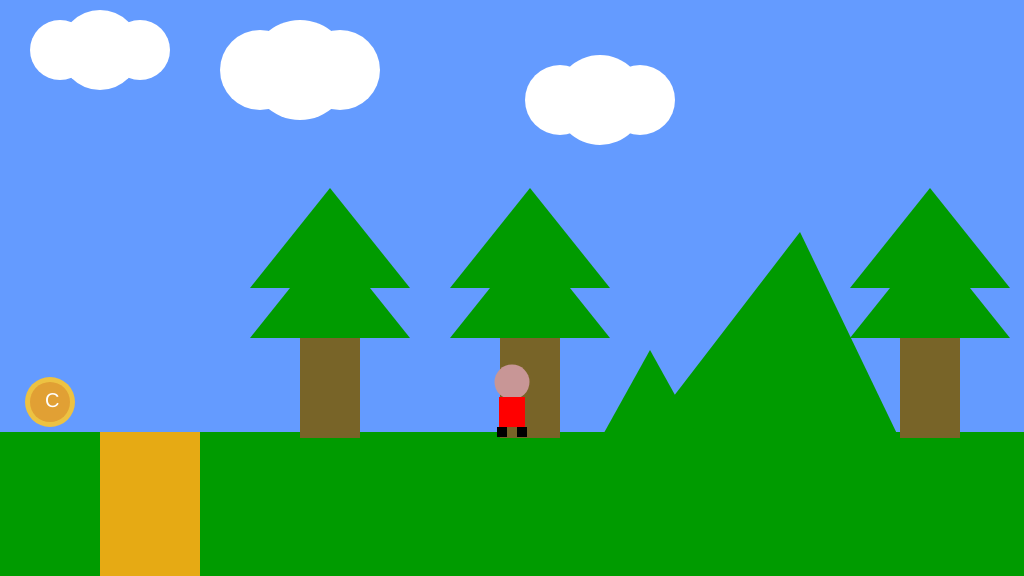
Frame 1 (no input)
Frame 60 (no input): identical to frame 1, image omitted
Frame 120 (the mouse pressed at the canvas centre since frame 60): identical to frame 1, image omitted

The p5.js sketch that drew this single still picture (run headless with seeded random() and noise() and a simulated clock; from frame 60 on, the mouse is pressed at the canvas centre):

// p5.js sketch
// ── sketch.js
/*The game project part 5 - Multiple Interactables
 */

// var gameChar_x;
// var gameChar_y;
// var floorPos_y;

// var isLeft;
// var isRight;
// var isPlummeting;
// var isFalling;

// var collectable;
// var trees_x;
// var treePos_y;
// var clouds;
// var canyon;

// var cameraPosX;

var collectable = [];

function setup() {
  createCanvas(1024, 576);
  floorPos_y = (height * 3) / 4;
  gameChar_x = width / 2;
  gameChar_y = floorPos_y;

  isLeft = false;
  isRight = false;
  isFalling = false;
  isPlummeting = false;

  collectable = {
    x_pos: 50,
    y_pos: floorPos_y - 30,
    size: 50,
    isFound: false,
  };

  canyon = { x_pos: 100, width: 100 };

  trees_x = [300, 500, 900, 1150];
  treePos_y = height / 2;

  clouds = [
    { x_pos: 100, y_pos: 100, width: 50 },
    { x_pos: 300, y_pos: 120, width: 70 },
    { x_pos: 600, y_pos: 150, width: 60 },
  ];

  mountains = [
    { x_pos: -400, y_pos: 100 },
    { x_pos: 500, y_pos: 100 },
    { x_pos: 1000, y_pos: 100 },
  ];

  cameraPosX = 0;
}

function draw() {
  // Update camera position
  cameraPosX = gameChar_x - width / 2;

  ///////////DRAWING CODE//////////

  background(100, 155, 255); //fill the sky blue

  noStroke();
  fill(0, 155, 0);
  rect(0, floorPos_y, width, height - floorPos_y); //draw some green ground

  push();
  translate(-cameraPosX, 0);

  // Draw Clouds
  drawClouds();

  // Draw Trees
  drawTrees();

  // Draw the canyon

  drawCanyon(canyon);

  //   // Mountain Loop

  drawMountains();

  // Draw the collectable
  drawCollectable(collectable);

  pop();

  // Draw the game character
  if (isLeft && isFalling) {
    // add your jumping-left code
  } else if (isRight && isFalling) {
    // add your jumping-right code
  } else if (isLeft) {
    // add your walking left code
    drawGameCharLeft();
  } else if (isRight) {
    // add your walking right code
    drawGameCharRight();
  } else if (isFalling || isPlummeting) {
    // add your jumping facing forwards code
    drawGameCharJumping();
  } else {
    // add your standing front facing code
    drawGameCharStanding();
  }

  // Interaction code
  if (isLeft) {
    gameChar_x -= 5;
  }

  if (isRight) {
    gameChar_x += 5;
  }

  if (gameChar_y < floorPos_y) {
    gameChar_y += 5;
    isFalling = true;
  } else {
    isFalling = false;
  }

  // Check if character falls into the canyon

  if (gameChar_x <= 362 && gameChar_x >= 322 && gameChar_y >= floorPos_y) {
    isPlummeting = true;
  }

  if (isPlummeting) {
    gameChar_y += 10;
  }

  // Check if collectable is found
  if (
    dist(gameChar_x, gameChar_y, collectable.x_pos, collectable.y_pos) < 265
  ) {
    collectable.isFound = true;
  }
}

function drawGameCharLeft() {
  // The head
  fill(200, 150, 150);
  ellipse(gameChar_x, gameChar_y - 50, 25);

  // The body
  fill(255, 0, 0);
  rect(gameChar_x - 9, gameChar_y - 38, 18, 30);

  // The Legs
  fill(0);
  rect(gameChar_x - 5, gameChar_y - 7, 10, 10);

  // The arms
  fill(200, 150, 150);
  rect(gameChar_x - 12, gameChar_y - 30, 10, 10);
}

function drawGameCharRight() {
  // The head
  fill(200, 150, 150);
  ellipse(gameChar_x, gameChar_y - 50, 25);

  // The body
  fill(255, 0, 0);
  rect(gameChar_x - 9, gameChar_y - 38, 18, 30);

  // The Legs
  fill(0);
  rect(gameChar_x - 5, gameChar_y - 7, 10, 10);

  // The arms
  fill(200, 150, 150);
  rect(gameChar_x + 4, gameChar_y - 30, 10, 10);
}

function drawGameCharJumping() {
  // The head
  fill(200, 150, 150);
  ellipse(gameChar_x, gameChar_y - 50, 35);

  // The body
  fill(255, 0, 0);
  rect(gameChar_x - 13, gameChar_y - 35, 26, 30);

  // The Legs
  fill(0);
  rect(gameChar_x - 15, gameChar_y - 5, 10, 10);
  rect(gameChar_x + 5, gameChar_y - 5, 10, 10);

  // The arms
  fill(200, 150, 150);
  rect(gameChar_x + 12, gameChar_y - 30, 10, 10);
  rect(gameChar_x - 22, gameChar_y - 30, 10, 10);
}

function drawGameCharStanding() {
  // The head
  fill(200, 150, 150);
  ellipse(gameChar_x, gameChar_y - 50, 35);

  // The body
  fill(255, 0, 0);
  rect(gameChar_x - 13, gameChar_y - 35, 26, 30);

  // The Legs
  fill(0);
  rect(gameChar_x - 15, gameChar_y - 5, 10, 10);
  rect(gameChar_x + 5, gameChar_y - 5, 10, 10);
}

function keyPressed() {
  if (!isPlummeting) {
    if (keyCode == 37) {
      isLeft = true;
    } else if (keyCode == 39) {
      isRight = true;
    }
    // Prevent the character from double jumping
    else if (keyCode == 87 || keyCode == 38 || keyCode == 32) {
      if (!isFalling && !isPlummeting) {
        gameChar_y -= 100;
      }
    }
  }
}

function keyReleased() {
  if (keyCode == 37) {
    isLeft = false;
  } else if (keyCode == 39) {
    // console.log("Right Arrow");
    isRight = false;
  }
}

function drawClouds() {
  for (var i = 0; i < clouds.length; i++) {
    fill(255, 255, 255);
    ellipse(
      clouds[i].x_pos,
      clouds[i].y_pos - 50,
      clouds[i].width + 30,
      clouds[i].width + 30
    );
    ellipse(
      clouds[i].x_pos - 40,
      clouds[i].y_pos - 50,
      clouds[i].width + 10,
      clouds[i].width + 10
    );
    ellipse(
      clouds[i].x_pos + 40,
      clouds[i].y_pos - 50,
      clouds[i].width + 10,
      clouds[i].width + 10
    );
  }
}

function drawMountains() {
  for (var i = 0; i < mountains.length; i++) {
    fill(0, 155, 0);
    triangle(
      mountains[i].x_pos + 400,
      mountains[i].y_pos + 340,
      mountains[i].x_pos + 300,
      mountains[i].y_pos + 132,
      mountains[i].x_pos + 140,
      mountains[i].y_pos + 340
    );

    triangle(
      mountains[i].x_pos + 200,
      mountains[i].y_pos + 340,
      mountains[i].x_pos + 150,
      mountains[i].y_pos + 250,
      mountains[i].x_pos + 100,
      mountains[i].y_pos + 340
    );
  }
}

function drawTrees() {
  for (var i = 0; i < trees_x.length; i++) {
    fill(120, 100, 40);
    rect(trees_x[i], treePos_y, 60, 150);

    fill(0, 155, 0);
    triangle(
      trees_x[i] - 50,
      treePos_y + 50,
      trees_x[i] + 30,
      treePos_y - 50,
      trees_x[i] + 110,
      treePos_y + 50
    );
    triangle(
      trees_x[i] - 50,
      treePos_y,
      trees_x[i] + 30,
      treePos_y - 100,
      trees_x[i] + 110,
      treePos_y
    );
  }
}

function drawCollectable(t_collectable) {
  if (!t_collectable.isFound) {
    fill(237, 194, 66);
    ellipse(
      t_collectable.x_pos,
      t_collectable.y_pos,
      t_collectable.size,
      t_collectable.size
    );
    fill(225, 160, 52);
    ellipse(
      t_collectable.x_pos,
      t_collectable.y_pos,
      t_collectable.size - 10,
      t_collectable.size - 10
    );
    fill(255, 255, 255);
    textSize(20);
    text("C", t_collectable.x_pos - 5, t_collectable.y_pos + 5);
  }
}

function drawCanyon(t_canyon) {
  fill(230, 170, 20);
  rect(canyon.x_pos, floorPos_y, canyon.width, height - floorPos_y);
}
